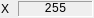
<?xml version="1.0" encoding="UTF-8"?>
<ui version="4.0">
 <class>Reg8Widget</class>
 <widget class="QWidget" name="Reg8Widget">
  <property name="geometry">
   <rect>
    <x>0</x>
    <y>0</y>
    <width>94</width>
    <height>18</height>
   </rect>
  </property>
  <layout class="QHBoxLayout" name="layout">
   <property name="spacing">
    <number>2</number>
   </property>
   <property name="leftMargin">
    <number>1</number>
   </property>
   <property name="topMargin">
    <number>1</number>
   </property>
   <property name="rightMargin">
    <number>1</number>
   </property>
   <property name="bottomMargin">
    <number>1</number>
   </property>
   <item>
    <widget class="QLabel" name="nameLabel">
     <property name="sizePolicy">
      <sizepolicy hsizetype="Fixed" vsizetype="Preferred">
       <horstretch>0</horstretch>
       <verstretch>0</verstretch>
      </sizepolicy>
     </property>
     <property name="minimumSize">
      <size>
       <width>15</width>
       <height>0</height>
      </size>
     </property>
     <property name="maximumSize">
      <size>
       <width>15</width>
       <height>16777215</height>
      </size>
     </property>
     <property name="text">
      <string notr="true">X</string>
     </property>
     <property name="textFormat">
      <enum>Qt::PlainText</enum>
     </property>
     <property name="alignment">
      <set>Qt::AlignLeading|Qt::AlignLeft|Qt::AlignVCenter</set>
     </property>
    </widget>
   </item>
   <item>
    <widget class="QFrame" name="frame">
     <property name="sizePolicy">
      <sizepolicy hsizetype="Minimum" vsizetype="Preferred">
       <horstretch>0</horstretch>
       <verstretch>0</verstretch>
      </sizepolicy>
     </property>
     <property name="frameShape">
      <enum>QFrame::Panel</enum>
     </property>
     <property name="frameShadow">
      <enum>QFrame::Sunken</enum>
     </property>
     <layout class="QHBoxLayout" name="frameLayout">
      <property name="spacing">
       <number>0</number>
      </property>
      <property name="leftMargin">
       <number>0</number>
      </property>
      <property name="topMargin">
       <number>0</number>
      </property>
      <property name="rightMargin">
       <number>0</number>
      </property>
      <property name="bottomMargin">
       <number>0</number>
      </property>
      <item>
       <widget class="QLabel" name="valueLabel">
        <property name="font">
         <font>
          <family>Courier New</family>
         </font>
        </property>
        <property name="contextMenuPolicy">
         <enum>Qt::CustomContextMenu</enum>
        </property>
        <property name="styleSheet">
         <string notr="true">padding-left: 5px; padding-right: 5px</string>
        </property>
        <property name="text">
         <string notr="true">255</string>
        </property>
        <property name="textFormat">
         <enum>Qt::PlainText</enum>
        </property>
        <property name="alignment">
         <set>Qt::AlignCenter</set>
        </property>
       </widget>
      </item>
     </layout>
    </widget>
   </item>
  </layout>
  <action name="actionHexadecimalSigned">
   <property name="checkable">
    <bool>true</bool>
   </property>
   <property name="text">
    <string>&amp;Hexadecimal / Signed</string>
   </property>
  </action>
  <action name="actionHexadecimalUnsigned">
   <property name="checkable">
    <bool>true</bool>
   </property>
   <property name="text">
    <string>He&amp;xadecimal /Unsigned</string>
   </property>
  </action>
  <action name="actionDecimalSigned">
   <property name="checkable">
    <bool>true</bool>
   </property>
   <property name="text">
    <string>Decimal / &amp;Signed</string>
   </property>
  </action>
  <action name="actionDecimalUnsigned">
   <property name="checkable">
    <bool>true</bool>
   </property>
   <property name="text">
    <string>Decimal / &amp;Unsigned</string>
   </property>
  </action>
 </widget>
 <resources/>
 <connections/>
</ui>
